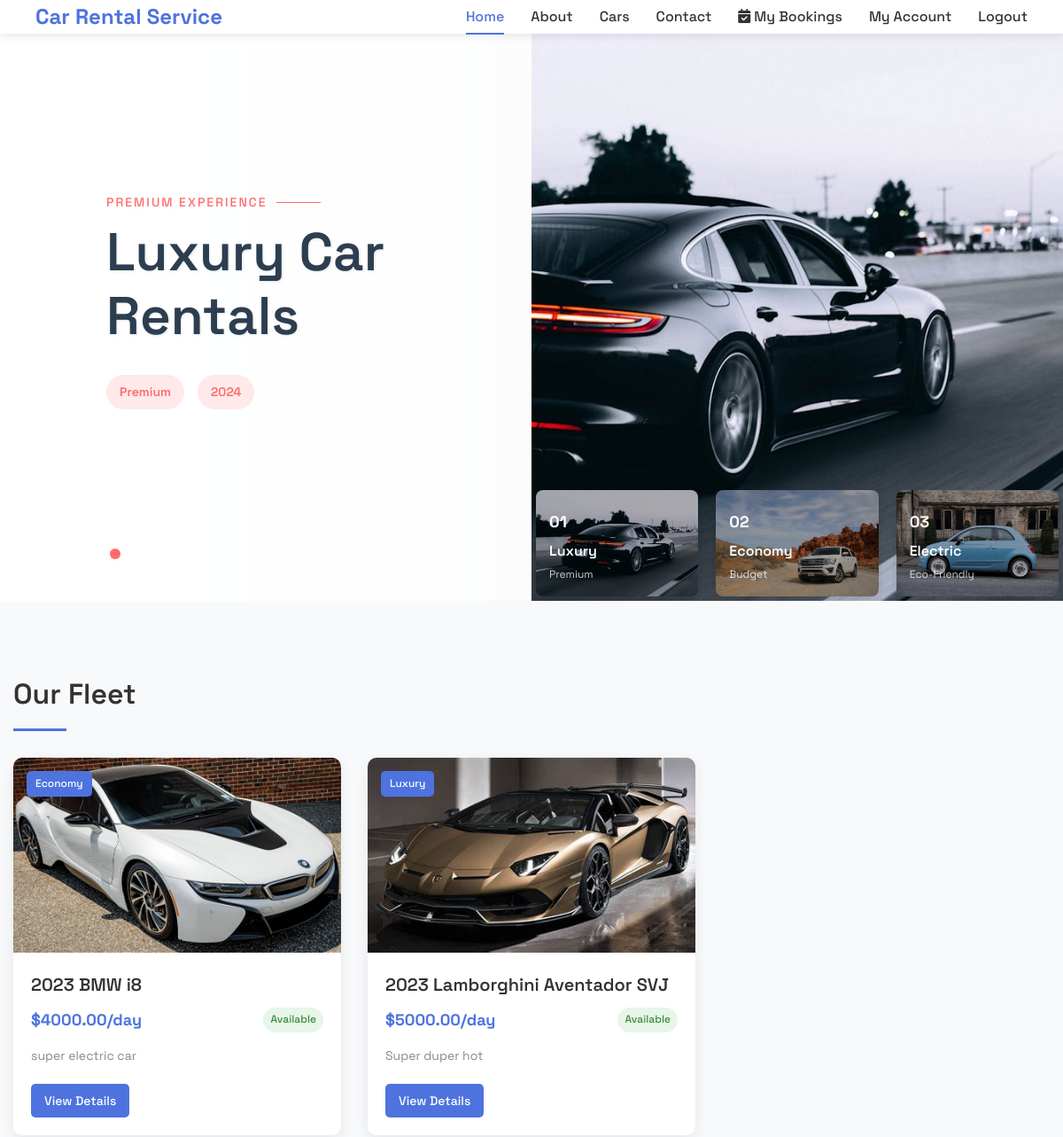
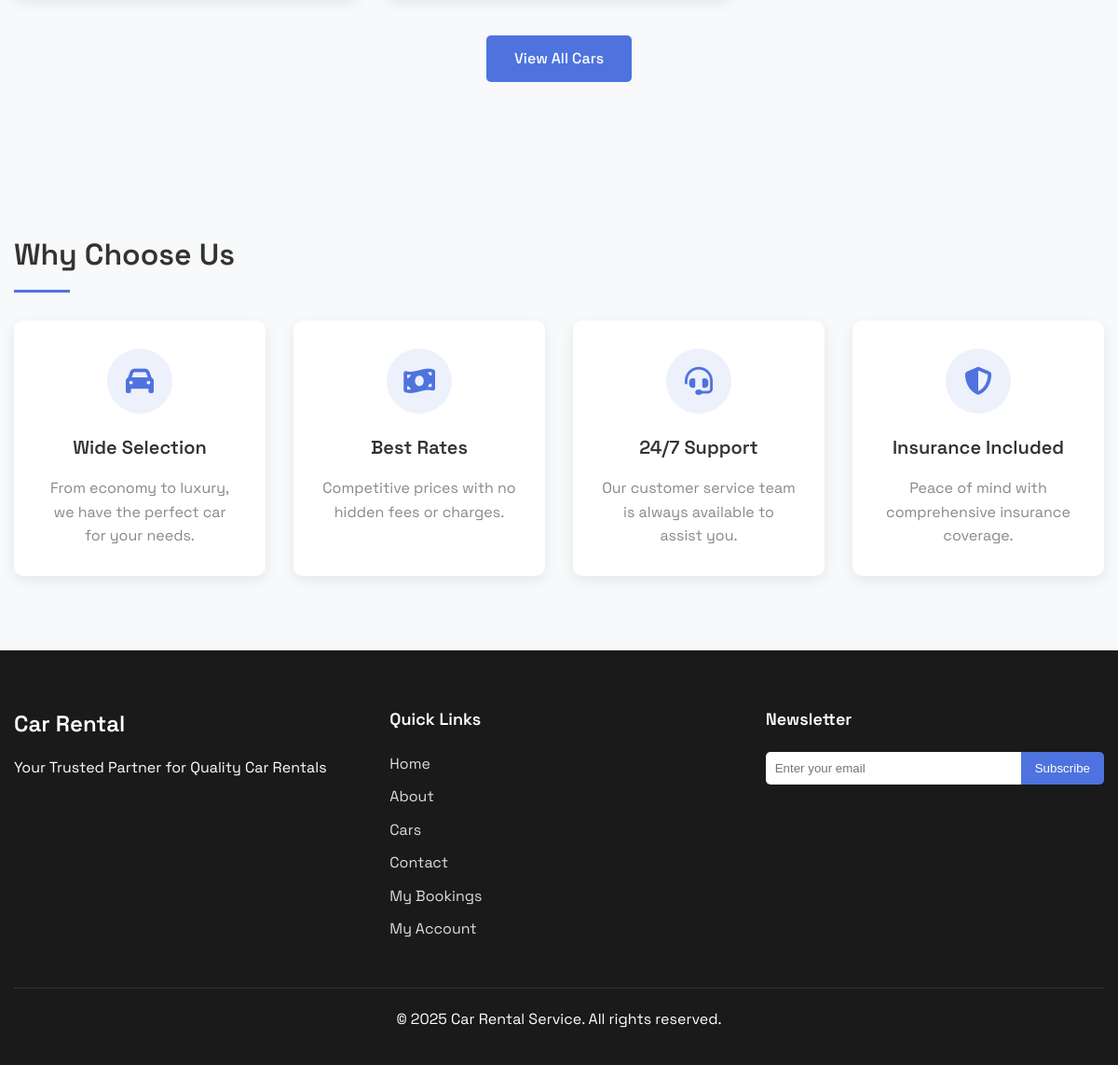
Screenshot of /home/ (signed in) with the database file from the repository (2 pictures, top to bottom).
### rental/models.py (models this page shows, shortened)
class Car(models.Model):
    CATEGORY_CHOICES = (
        ('economy', 'Economy'),
        ('standard', 'Standard'),
        ('luxury', 'Luxury'),
        ('suv', 'SUV'),
    )
    make = models.CharField(max_length=50)
    model = models.CharField(max_length=50)
    year = models.IntegerField()
    category = models.CharField(max_length=20, choices=CATEGORY_CHOICES, default='standard')
    license_plate = models.CharField(max_length=15, unique=True)
    color = models.CharField(max_length=20)
    mileage = models.IntegerField()
    daily_rate = models.DecimalField(max_digits=10, decimal_places=2)
    is_available = models.BooleanField(default=True)
    image = models.ImageField(upload_to='car_images/')  # Kept for backward compatibility
    description = models.TextField()
    featured_on_homepage = models.BooleanField(default=False)
    created_at = models.DateTimeField(auto_now_add=True)

### rental/views.py (the view)
# urls.py: 2. Add a URL to urlpatterns:  path('', views.home, name='home')
@login_required
def home(request):
    update_car_availability()
    featured_cars = Car.objects.filter(
        is_available=True,
        featured_on_homepage=True
    ).order_by('-created_at')
    context = {
        'featured_cars': featured_cars,
    }
    return render(request, 'rental/index.html', context)

### rental/views.py (called while the page is built)
def update_car_availability(car_id=None):
    now = timezone.now()
    if car_id:
        cars = Car.objects.filter(id=car_id)
    else:
        cars = Car.objects.all()
    for car in cars:
        active_bookings = Booking.objects.filter(
            car=car,
            status__in=['pending', 'confirmed'],
            end_date__gt=now
        ).exists()
        if not active_bookings:
            car.is_available = True
            car.save()

### rental/templates/rental/index.html (shortened to what this page needs)
{% extends 'rental/base.html' %}
{% load static %}
{% block extra_css %}
  <link rel="stylesheet"
        href="https://cdn.jsdelivr.net/npm/swiper@11/swiper-bundle.min.css" />
  <link rel="stylesheet" href="{% static 'rental/css/home.css' %}" />
{% endblock %}
{% block content %}
  <section class="hero-section">
    <div class="swiper mainSwiper">
      <div class="swiper-wrapper">
        <div class="swiper-slide">
          <div class="slide-inner">
            <div class="slide-content">
              <span class="subtitle">Premium Experience</span>
              <h1>
                Luxury Car
                <br />
                Rentals
              </h1>
              <div class="slide-info">
                <div class="category">Premium</div>
                <div class="year">2024</div>
              </div>
            </div>
            <div class="slide-image">
              <img src="{% static 'rental/assets/slide-1.jpg' %}"
                   alt="Luxury Cars"
                   width="800"
                   height="600" />
            </div>
          </div>
        </div>
      </div>
      <div class="slider-navigation">
        <div class="swiper-pagination"></div>
      </div>
    </div>
    <div class="thumbnail-gallery">
      <div class="swiper thumbSwiper">
        <div class="swiper-wrapper">
          <div class="swiper-slide">
            <div class="thumb-item">
              <div class="thumb-content">
                <span class="thumb-number">01</span>
                <h3>Luxury</h3>
                <p>Premium</p>
              </div>
              <img src="{% static 'rental/assets/slide-1.jpg' %}"
                   alt="Luxury Cars"
                   width="300"
                   height="200" />
            </div>
          </div>
          <div class="swiper-slide">
            <div class="thumb-item">
              <div class="thumb-content">
                <span class="thumb-number">02</span>
                <h3>Economy</h3>
                <p>Budget</p>
              </div>
              <img src="{% static 'rental/assets/slide-2.jpg' %}"
                   alt="Economy Cars"
                   width="300"
                   height="200" />
            </div>
          </div>
          <div class="swiper-slide">
            <div class="thumb-item">
              <div class="thumb-content">
                <span class="thumb-number">03</span>
                <h3>Electric</h3>
                <p>Eco-Friendly</p>
              </div>
              <img src="{% static 'rental/assets/slide-3.jpg' %}"
                   alt="Electric Cars"
                   width="300"
                   height="200" />
            </div>
          </div>
        </div>
      </div>
    </div>
  </section>
  <section class="featured-cars-section">
    <div class="container">
      <h2 class="section-title">Our Fleet</h2>
      {% if featured_cars %}
        <div class="cars-grid">
          {% for car in featured_cars %}
            <div class="car-card">
              <div class="car-image">
                <img src="{{ car.image.url }}"
                     alt="{{ car.make }} {{ car.model }}"
                     width="400"
                     height="300" />
                <div class="car-tag">{{ car.get_category_display }}</div>
              </div>
              <div class="car-details">
                <h3>{{ car.year }} {{ car.make }} {{ car.model }}</h3>
                <div class="car-meta">
                  <span class="car-price">${{ car.daily_rate }}/day</span>
                  <span class="car-status {% if car.is_available %}available{% else %}unavailable{% endif %}">
                    {% if car.is_available %}
                      Available
                    {% else %}
                      Unavailable
                    {% endif %}
                  </span>
                </div>
                <p class="car-description">{{ car.description|truncatechars:100 }}</p>
                <a href="{% url 'car_detail' car.id %}" class="btn-view-details">View Details</a>
              </div>
            </div>
          {% endfor %}
        </div>
      {% else %}
        <div class="no-cars-message">
          <p>No cars available at the moment. Please check back later.</p>
        </div>
      {% endif %}
      <div class="view-all-link">
        <a href="{% url 'car_list' %}" class="btn-view-all">View All Cars</a>
      </div>
    </div>
  </section>
  <section class="why-choose-section">
    <div class="container">
      <h2 class="section-title">Why Choose Us</h2>
      <div class="features-grid">
        <div class="feature-item">
          <div class="feature-icon">
            <i class="fas fa-car"></i>
          </div>
          <h3>Wide Selection</h3>
          <p>From economy to luxury, we have the perfect car for your needs.</p>
        </div>
        <div class="feature-item">
          <div class="feature-icon">
            <i class="fas fa-money-bill-wave"></i>
          </div>
          <h3>Best Rates</h3>
          <p>Competitive prices with no hidden fees or charges.</p>
        </div>
        <div class="feature-item">
          <div class="feature-icon">
            <i class="fas fa-headset"></i>
          </div>
          <h3>24/7 Support</h3>
          <p>Our customer service team is always available to assist you.</p>
        </div>
        <div class="feature-item">
          <div class="feature-icon">
            <i class="fas fa-shield-alt"></i>
          </div>
          <h3>Insurance Included</h3>
          <p>Peace of mind with comprehensive insurance coverage.</p>
        </div>
      </div>
    </div>
  </section>
{% endblock %}

### rental/static/rental/css/style.css (style rules this page uses)
:root { --primary-color: #4e73df; --secondary-color: #375bba; --accent-color: #ffc107; --text-color: #333; --light-text: #888; --dark-bg: #1a1a1a; --light-bg: #f8f9fa; --border-color: #e9ecef; --error-color: #dc3545; --success-color: #28a745; }
* { margin: 0; padding: 0; box-sizing: border-box; }
body { font-family: "Space Grotesk", sans-serif; font-size: 16px; line-height: 1.6; color: var(--text-color); background-color: var(--light-bg); }
h1, h2, h3, h4, h5, h6 { font-weight: 600; margin-bottom: 1rem; }
p { margin-bottom: 1rem; }
a { color: var(--primary-color); text-decoration: none; transition: color 0.3s ease; }
img { max-width: 100%; height: auto; }
.container { width: 100%; max-width: 1200px; margin: 0 auto; padding: 0 15px; }
.section-title { font-size: 32px; margin-bottom: 30px; position: relative; padding-bottom: 15px; }
.section-title::after { content: ""; position: absolute; width: 60px; height: 3px; background: var(--primary-color); bottom: 0; left: 0; }

### rows the page displays
Car: image (picture), category "Economy", year "2023", make "BMW", model "i8", daily_rate "4000.00", is_available "Available", description "super electric car"
Car: image (picture), category "Luxury", year "2023", make "Lamborghini", model "Aventador SVJ", daily_rate "5000.00", is_available "Available", description "Super duper hot"
